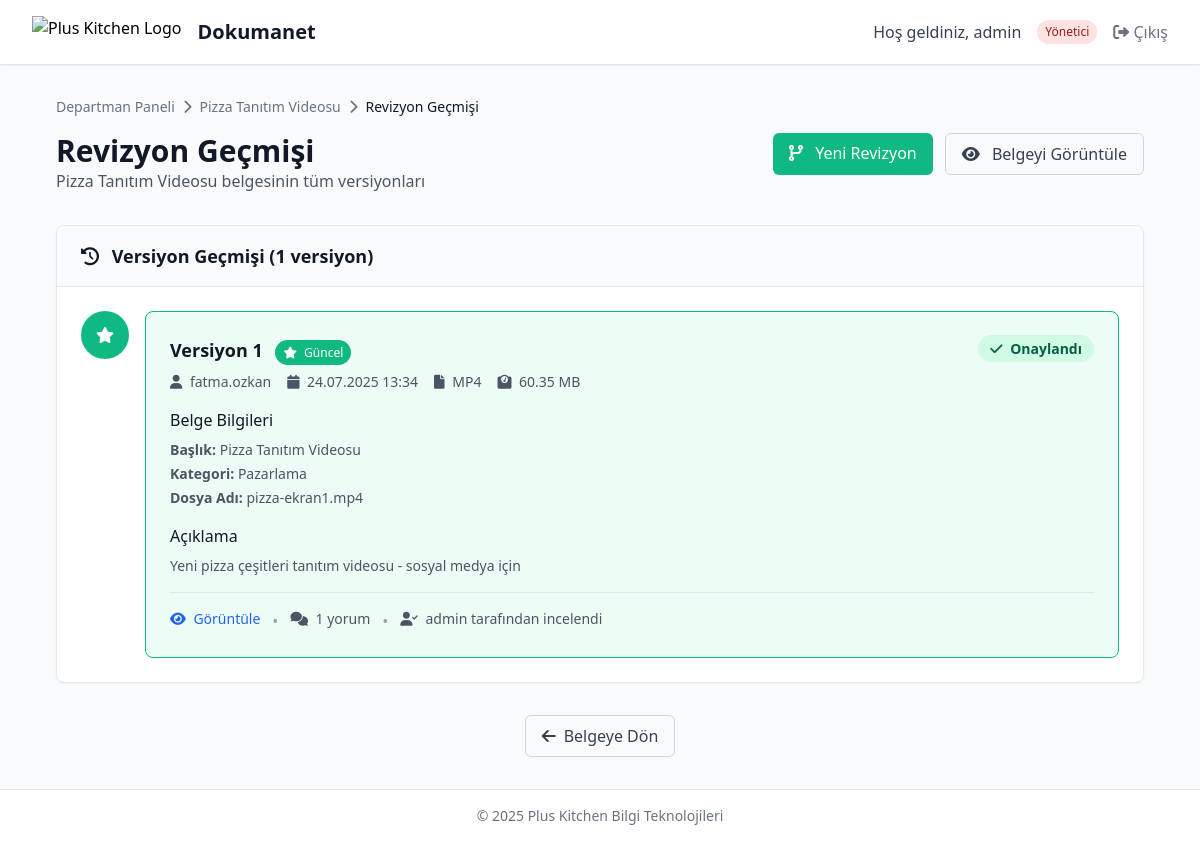
The app's page /file/4/versions (signed in) with its own data.
### app.py (models this page shows, shortened)
class User(UserMixin, db.Model):
    id = db.Column(db.Integer, primary_key=True)
    username = db.Column(db.String(80), unique=True, nullable=False)
    email = db.Column(db.String(120), unique=True, nullable=False)
    password_hash = db.Column(db.String(128))
    role = db.Column(db.String(20), default='department')  # 'admin' or 'department'
    department_id = db.Column(db.Integer, db.ForeignKey('department.id'))
    created_at = db.Column(db.DateTime, default=datetime.utcnow)

class File(db.Model):
    id = db.Column(db.Integer, primary_key=True)
    title = db.Column(db.String(200), nullable=False)
    description = db.Column(db.Text)
    filename = db.Column(db.String(255), nullable=False)
    original_filename = db.Column(db.String(255), nullable=False)
    file_type = db.Column(db.String(50))
    file_size = db.Column(db.Integer)
    status = db.Column(db.String(20), default='pending')  # 'pending', 'approved', 'rejected'
    category = db.Column(db.String(50))
    uploaded_by = db.Column(db.Integer, db.ForeignKey('user.id'), nullable=False)
    department_id = db.Column(db.Integer, db.ForeignKey('department.id'), nullable=False)
    uploaded_at = db.Column(db.DateTime, default=datetime.utcnow)
    reviewed_at = db.Column(db.DateTime)
    reviewed_by = db.Column(db.Integer, db.ForeignKey('user.id'))
    parent_file_id = db.Column(db.Integer, db.ForeignKey('file.id'), nullable=True)
    version_number = db.Column(db.Integer, default=1)
    is_current_version = db.Column(db.Boolean, default=True)
    revision_notes = db.Column(db.Text)
    uploader = db.relationship('User', foreign_keys=[uploaded_by], backref='uploaded_files')
    reviewer = db.relationship('User', foreign_keys=[reviewed_by], backref='reviewed_files')
    comments = db.relationship('Comment', backref='file', lazy=True, cascade='all, delete-orphan')
    parent_file = db.relationship('File', remote_side=[id], backref='revisions')
    def get_all_versions(self):
        if self.parent_file_id:
            return File.query.filter(
                (File.id == self.parent_file_id) | (File.parent_file_id == self.parent_file_id)
            ).order_by(File.version_number.desc()).all()
        else:
            return File.query.filter(
                (File.id == self.id) | (File.parent_file_id == self.id)
            ).order_by(File.version_number.desc()).all()

### app.py (the view)
@app.route('/file/<int:file_id>/versions')
@login_required
def file_versions(file_id):
    file = File.query.get_or_404(file_id)
    if current_user.role != 'admin' and file.uploaded_by != current_user.id:
        flash('Bu dosyanın versiyonlarını görme yetkiniz yok!', 'error')
        return redirect(url_for('index'))
    all_versions = file.get_all_versions()
    return render_template('file_versions.html', file=file, versions=all_versions)

### app.py (called while the page is built)
@login_manager.user_loader
def load_user(user_id):
    return User.query.get(int(user_id))

### templates/file_versions.html (shortened to what this page needs)
{% extends "base.html" %}
{% block content %}
<div class="max-w-6xl mx-auto px-4 sm:px-6 lg:px-8 py-8">
    <div class="mb-8">
        <div class="flex items-center space-x-2 text-sm text-gray-500 mb-4">
            <a href="{{ url_for('department_dashboard') }}" class="hover:text-gray-700">Departman Paneli</a>
            <i class="fas fa-chevron-right"></i>
            <a href="{{ url_for('view_file', file_id=file.id) }}" class="hover:text-gray-700">{{ file.title }}</a>
            <i class="fas fa-chevron-right"></i>
            <span class="text-gray-900">Revizyon Geçmişi</span>
        </div>
        <div class="flex justify-between items-start">
            <div>
                <h1 class="text-3xl font-bold text-gray-900">Revizyon Geçmişi</h1>
                <p class="text-gray-600">{{ file.title }} belgesinin tüm versiyonları</p>
            </div>
            <div class="flex space-x-3">
                <a href="{{ url_for('revise_file', file_id=file.id) }}"
                   class="px-4 py-2 bg-pk-green text-white rounded-md hover:bg-green-700 transition-colors">
                    <i class="fas fa-code-branch mr-2"></i> Yeni Revizyon
                </a>
                <a href="{{ url_for('view_file', file_id=file.id) }}"
                   class="px-4 py-2 border border-gray-300 text-gray-700 rounded-md hover:bg-gray-50 transition-colors">
                    <i class="fas fa-eye mr-2"></i> Belgeyi Görüntüle
                </a>
            </div>
        </div>
    </div>
    <div class="bg-white rounded-lg shadow-sm border overflow-hidden">
        <div class="px-6 py-4 border-b bg-gray-50">
            <h2 class="text-lg font-semibold text-gray-900">
                <i class="fas fa-history mr-2"></i> Versiyon Geçmişi ({{ versions|length }} versiyon)
            </h2>
        </div>
        <div class="p-6">
            <div class="space-y-6">
                {% for version in versions %}
                <div class="relative {% if not loop.last %}pb-6{% endif %}">
                    <div class="flex items-start space-x-4">
                        <div class="flex-shrink-0">
                            <div class="w-12 h-12 rounded-full flex items-center justify-center {% if version.is_current_version %}bg-pk-green text-white{% else %}bg-gray-100 text-gray-600{% endif %}">
                                {% if version.is_current_version %}
                                    <i class="fas fa-star"></i>
                                {% else %}
                                    <span class="font-semibold text-sm">v{{ version.version_number }}</span>
                                {% endif %}
                            </div>
                        </div>
                        <div class="flex-1 min-w-0">
                            <div class="bg-gray-50 rounded-lg p-6 border {% if version.is_current_version %}border-pk-green bg-green-50{% endif %}">
                                <div class="flex justify-between items-start mb-4">
                                    <div>
                                        <div class="flex items-center space-x-3">
                                            <h3 class="text-lg font-semibold text-gray-900">
                                                Versiyon {{ version.version_number }}
                                                {% if version.is_current_version %}
                                                    <span class="ml-2 px-2 py-1 text-xs font-medium rounded-full bg-pk-green text-white">
                                                        <i class="fas fa-star mr-1"></i> Güncel
                                                    </span>
                                                {% endif %}
                                            </h3>
                                        </div>
                                        <div class="flex items-center space-x-4 text-sm text-gray-600 mt-2">
                                            <span>
                                                <i class="fas fa-user mr-1"></i>
                                                {{ version.uploader.username if version.uploader else 'Bilinmiyor' }}
                                            </span>
                                            <span>
                                                <i class="fas fa-calendar mr-1"></i>
                                                {{ version.uploaded_at.strftime('%d.%m.%Y %H:%M') }}
                                            </span>
                                            <span>
                                                <i class="fas fa-file mr-1"></i>
                                                {{ version.file_type.upper() }}
                                            </span>
                                            <span>
                                                <i class="fas fa-weight mr-1"></i>
                                                {{ "%.2f"|format(version.file_size / 1024 / 1024) }} MB
                                            </span>
                                        </div>
                                    </div>
                                    <div>
                                        {% if version.status == 'pending' %}
                                            <span class="px-3 py-1 text-sm font-semibold rounded-full bg-yellow-100 text-yellow-800">
                                                <i class="fas fa-clock mr-1"></i> Beklemede
                                            </span>
                                        {% elif version.status == 'approved' %}
                                            <span class="px-3 py-1 text-sm font-semibold rounded-full bg-green-100 text-green-800">
                                                <i class="fas fa-check mr-1"></i> Onaylandı
                                            </span>
                                        {% elif version.status == 'rejected' %}
                                            <span class="px-3 py-1 text-sm font-semibold rounded-full bg-red-100 text-red-800">
                                                <i class="fas fa-times mr-1"></i> Reddedildi
                                            </span>
                                        {% endif %}
                                    </div>
                                </div>
                                <div class="grid grid-cols-1 md:grid-cols-2 gap-4 mb-4">
                                    <div>
                                        <h4 class="font-medium text-gray-900 mb-2">Belge Bilgileri</h4>
                                        <div class="space-y-1 text-sm text-gray-600">
                                            <p><strong>Başlık:</strong> {{ version.title }}</p>
                                            <p><strong>Kategori:</strong> {{ version.category or 'Belirtilmemiş' }}</p>
                                            <p><strong>Dosya Adı:</strong> {{ version.original_filename }}</p>
                                        </div>
                                    </div>
                                </div>
                                {% if version.description %}
                                <div class="mb-4">
                                    <h4 class="font-medium text-gray-900 mb-2">Açıklama</h4>
                                    <p class="text-sm text-gray-600">{{ version.description }}</p>
                                </div>
                                {% endif %}
                                <div class="flex justify-between items-center pt-4 border-t">
                                    <div class="flex space-x-3">
                                        <a href="{{ url_for('view_file', file_id=version.id) }}"
                                           class="text-blue-600 hover:text-blue-800 text-sm font-medium">
                                            <i class="fas fa-eye mr-1"></i> Görüntüle
                                        </a>
                                        {% if version.comments|length > 0 %}
                                        <span class="text-gray-400">•</span>
                                        <span class="text-gray-600 text-sm">
                                            <i class="fas fa-comments mr-1"></i> {{ version.comments|length }} yorum
                                        </span>
                                        {% endif %}
                                        {% if version.reviewed_at %}
                                        <span class="text-gray-400">•</span>
                                        <span class="text-gray-600 text-sm">
                                            <i class="fas fa-user-check mr-1"></i>
                                            {{ version.reviewer.username if version.reviewer else 'Bilinmiyor' }} tarafından incelendi
                                        </span>
                                        {% endif %}
                                    </div>
                                </div>
                            </div>
                        </div>
                    </div>
                </div>
                {% endfor %}
            </div>
        </div>
    </div>
    <div class="mt-8 text-center">
        <a href="{{ url_for('view_file', file_id=file.id) }}"
           class="inline-flex items-center px-4 py-2 border border-gray-300 text-gray-700 rounded-md hover:bg-gray-50 transition-colors">
            <i class="fas fa-arrow-left mr-2"></i> Belgeye Dön
        </a>
    </div>
</div>
{% endblock %}

### templates/base.html (shortened to what this page needs)
<!DOCTYPE html>
<html lang="tr">
<head>
    <link href="https://cdn.jsdelivr.net/npm/tailwindcss@2.2.19/dist/tailwind.min.css" rel="stylesheet">
    <link href="https://cdnjs.cloudflare.com/ajax/libs/font-awesome/6.0.0/css/all.min.css" rel="stylesheet">
</head>
<body class="bg-gray-50 min-h-screen">
    {% if current_user.is_authenticated %}
    <nav class="bg-white shadow-sm border-b">
        <div class="max-w-7xl mx-auto px-4 sm:px-6 lg:px-8">
            <div class="hidden sm:flex justify-between h-16">
                <div class="flex items-center">
                    <a href="{{ url_for('index') }}" class="flex items-center hover:opacity-80 transition-opacity">
                        <img src="https://pluskitchen.com.tr/images/logo.png" alt="Plus Kitchen Logo" class="h-8 w-auto mr-4">
                        <h1 class="text-xl font-bold text-gray-900">Dokumanet</h1>
                    </a>
                </div>
                <div class="flex items-center space-x-4">
                    <span class="text-gray-700">Hoş geldiniz, {{ current_user.username }}</span>
                    <span class="px-2 py-1 text-xs rounded-full {% if current_user.role == 'admin' %}bg-red-100 text-red-800{% else %}bg-blue-100 text-blue-800{% endif %}">
                        {% if current_user.role == 'admin' %}Yönetici{% else %}Departman{% endif %}
                    </span>
                    <a href="{{ url_for('logout') }}" class="text-gray-500 hover:text-gray-700">
                        <i class="fas fa-sign-out-alt"></i> Çıkış
                    </a>
                </div>
            </div>
        </div>
    </nav>
    {% endif %}
    <main>
        {% block content %}{% endblock %}
    </main>
    <footer class="bg-white border-t mt-auto">
        <div class="max-w-7xl mx-auto py-4 px-4 sm:px-6 lg:px-8">
            <p class="text-center text-gray-500 text-sm">
                © 2025 Plus Kitchen Bilgi Teknolojileri
            </p>
        </div>
    </footer>
</body>
</html>

### templates/base.html (style rules this page uses)
.bg-pk-green { background-color: #10B981; }
.border-pk-green { border-color: #10B981; }

### records on screen
User: username "admin"
File: title "Pizza Tanıtım Videosu", is_current_version True (drawn), version_number "1", uploader "fatma.ozkan", uploaded_at "24.07.2025 13:34", file_type "MP4", version.file_size/1024/1024 "60.35", status "approved" (drawn), category "Pazarlama", original_filename "pizza-ekran1.mp4", description "Yeni pizza çeşitleri tanıtım videosu - sosyal medya için", comments|length "1", reviewer "admin"

### other values on screen
{{ versions|length }} "1"
